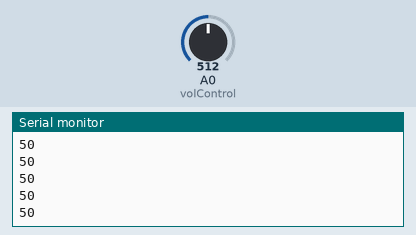
The sketch below on a simulated Arduino Uno, built with avr-gcc and run on an emulated ATmega328P. On the bench: the last lines printed to the serial monitor. The inputs (shaded band) are chosen by the test bench; at power-on: A0 (volControl) = 512.

Above: at 1.2 s.
1.3 s: A0 (volControl) set to 716
At 1.9 s:
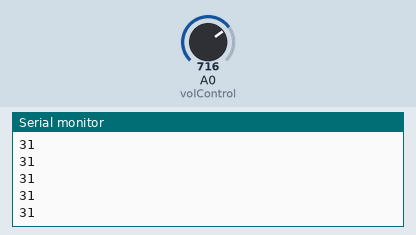
2.8 s: A0 (volControl) set to 900
At 3.7 s:
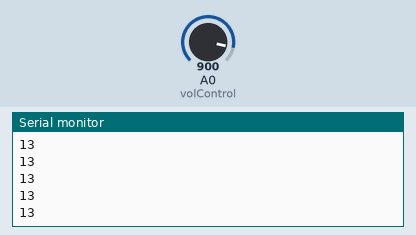
Timing chart, 0 to 5.8 s (numbered marks = the images above; inputs shaded):
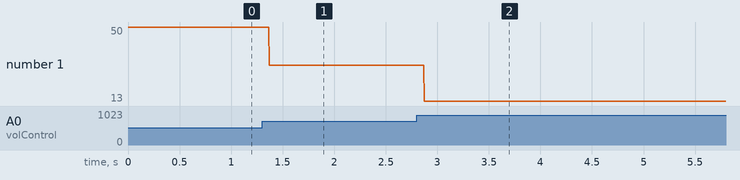

Measured:
- after the input at 1.3 s, the serial monitor: prints a new line after 0.07 s (image 1)
- after the input at 2.8 s, the serial monitor: prints a new line after 0.07 s (image 2)
- plotted number 1: 50 → 31 after the input at 1.3 s, 31 → 13 after the input at 2.8 s

The sketch:

VolumeControlArduino.ino
```cpp
int volControl = 0;

void setup() {
  // put your setup code here, to run once:
  Serial.begin(9600);
}

void loop() {
  // put your main code here, to run repeatedly:
  int val = analogRead(volControl);
  val = map(val, 0, 1023, 100, 0);
  Serial.println(val);
}
```
